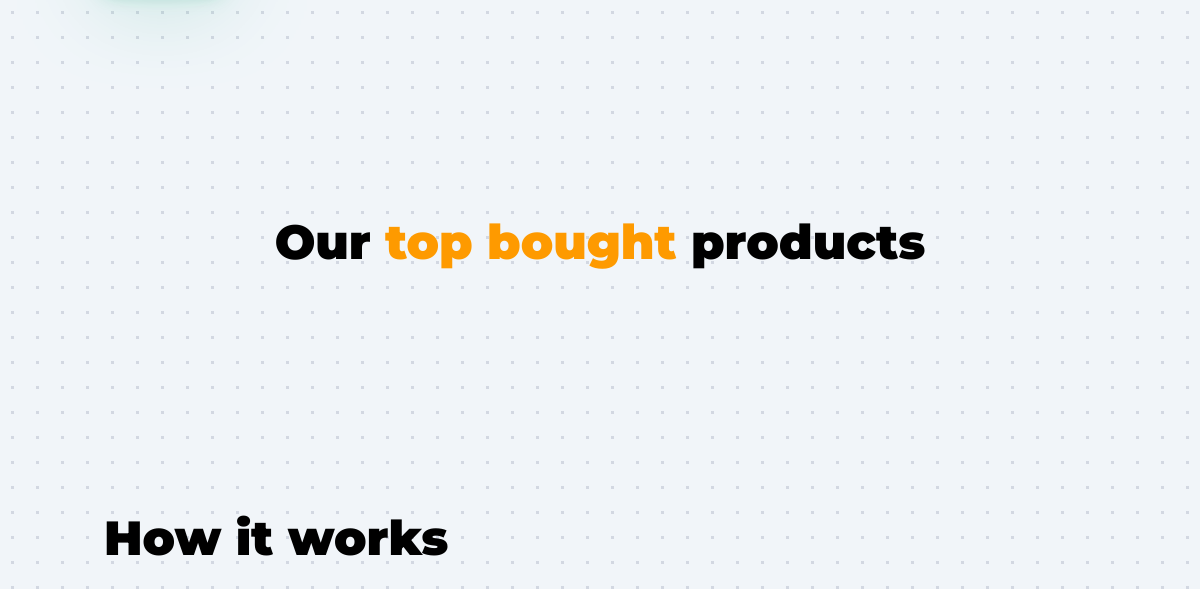
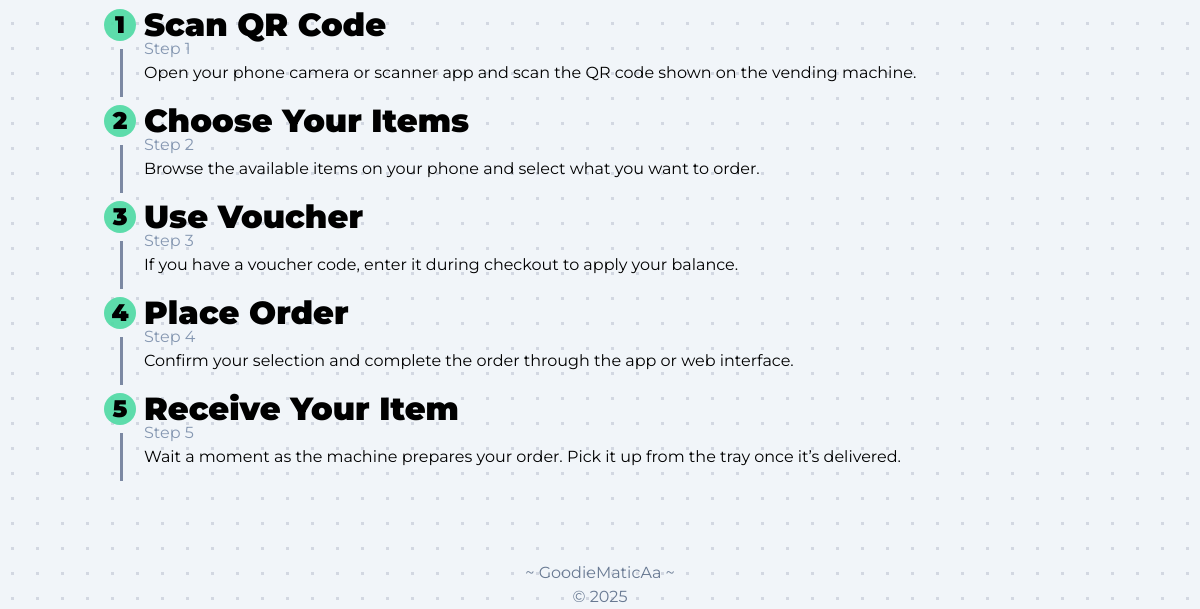
/ (lower part), run on an earlier commit of the app's database (2 pictures, top to bottom).
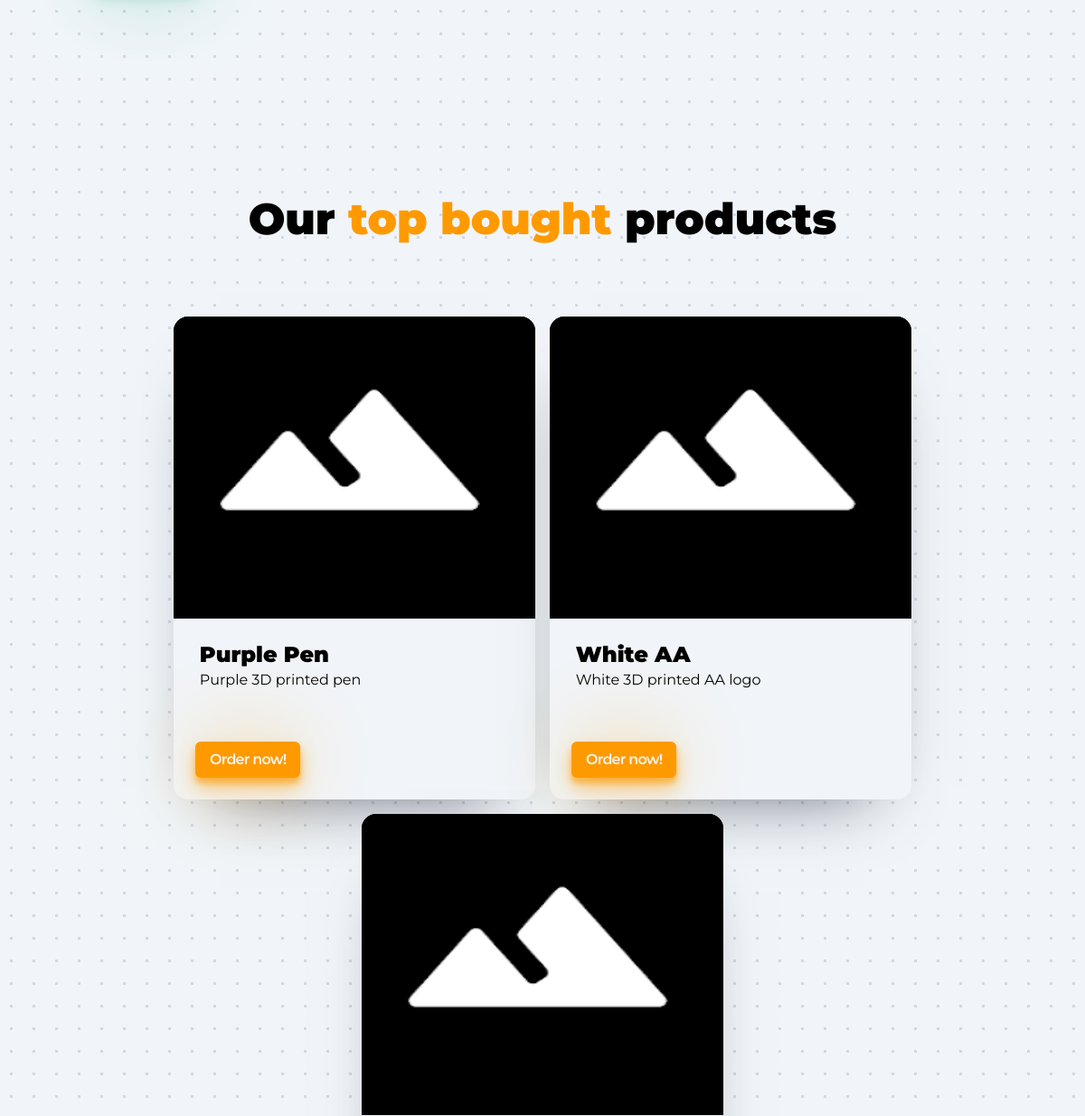
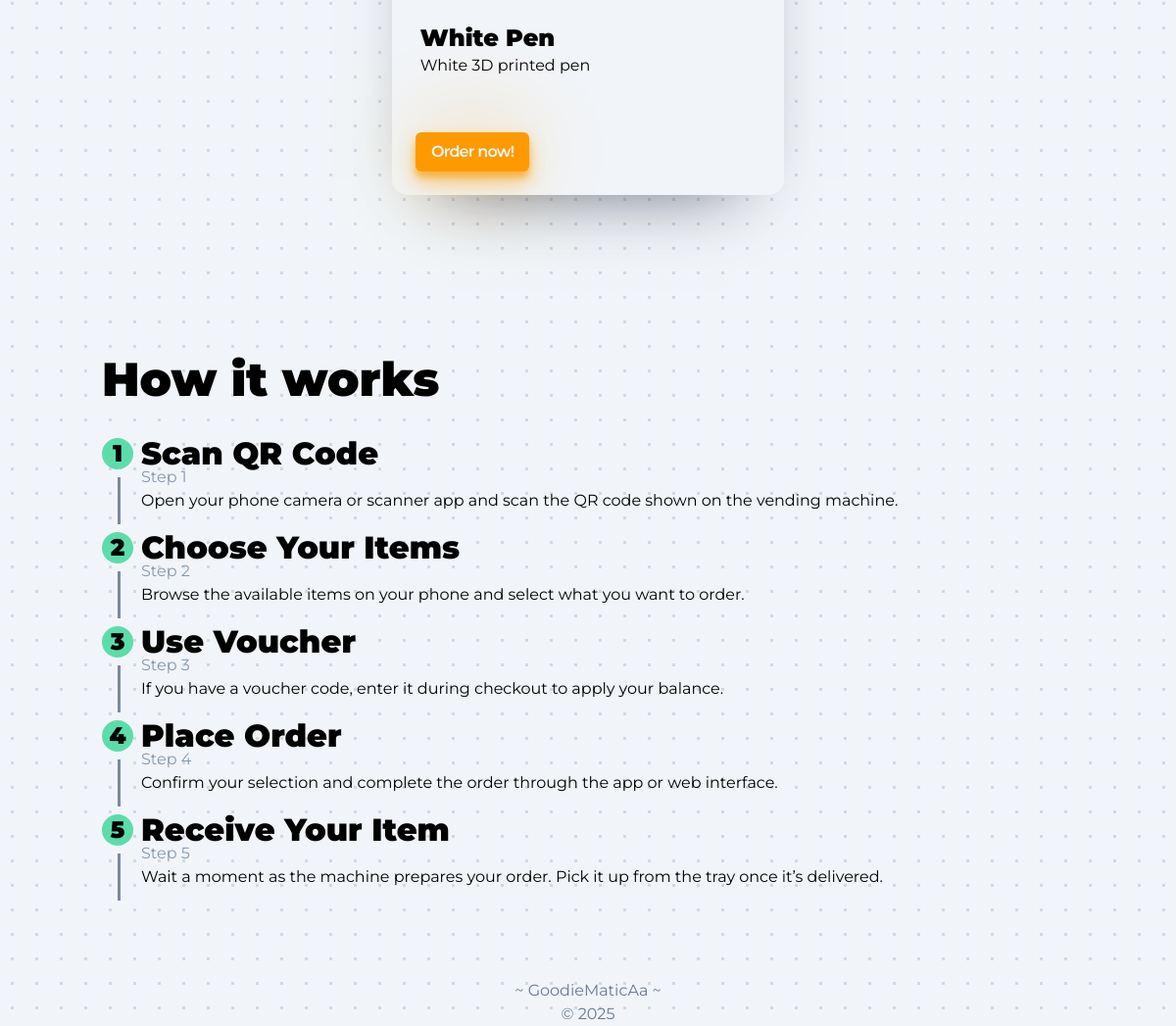
And on a later commit of the database (2 pictures, top to bottom).
### tables this page shows
CREATE TABLE `product` (
  `id` int NOT NULL,
  `name` varchar(255) NOT NULL,
  `description` varchar(255) NOT NULL,
  `position` int NOT NULL,
  `orderCount` int NOT NULL,
  `img` varchar(255) NOT NULL,
  `productSet` int NOT NULL,
  `categoryId` int NOT NULL
);

### inc/php/dbconnect.php (called while the page is built, shortened)
<?php
function connectDB()
{
    $mysqli = new mysqli("localhost", "root", "", "goodiematicaa");
    return $mysqli;
}
function getTopProducts() {
    $mysqli = connectDB();
    $sql = "SELECT * FROM product ORDER BY orderCount DESC LIMIT 3";
    $result = $mysqli->query($sql);
    $topProducts = [];
    while ($row = $result->fetch_assoc()) {
        $topProducts[] = $row;
    }
    return $topProducts;
}

### index.php (the view, shortened to what this page needs)
<?php
include 'inc/php/functions.php';
include 'inc/php/dbconnect.php';
$products = getTopProducts();
head("Homepage");
headerFunc();
?>
<main class="container">
    <div class="hero">
    </div>
    <div class="top">
        <div>
            <h1 class="topTitle">Our <span class="titlePrimary">top bought</span> products</h2>
        </div>
        <div class="topCardWrapper">
            <?php
            foreach ($products as $product) {
                ?>
                <div class="topCard cardShadow">
                    <img src="<?php echo $product['img']; ?>" class="topCardImg" alt="Image of product">
                    <div class="topCardInfo">
                        <h2 class="topCardTitle"><?php echo $product['name']; ?></h2>
                        <p class="topCartText"><?php echo $product['description']; ?></p>
                        <button class="btnPrimary topCardButton">Order now!</button>
                    </div>
                </div>
                <?php
            }
            ?>
        </div>
    </div>
    <div class="timeline">
        <h1 class="timelineTitle">How it works</h1>
        <div class="timelineTileWrapper">
            <div class="timelineIcon">
                <span class="timelineIconText">1</span>
            </div>
            <div class="timelineTile">
                <div class="timelineTileContent">
                    <h2 class="timelineTileTitle">Scan QR Code</h2>
                    <span class="timelineSubtitle">Step 1</span>
                    <p class="timelineInfo">Open your phone camera or scanner app and scan the QR code shown on the
                        vending machine.</p>
                </div>
                <div class="timelinePath"></div>
            </div>
            <div class="timelineIcon">
                <span class="timelineIconText">2</span>
            </div>
            <div class="timelineTile">
                <div class="timelineTileContent">
                    <h2 class="timelineTileTitle">Choose Your Items</h2>
                    <span class="timelineSubtitle">Step 2</span>
                    <p class="timelineInfo">Browse the available items on your phone and select what you want to order.
                    </p>
                </div>
                <div class="timelinePath"></div>
            </div>
            <div class="timelineIcon">
                <span class="timelineIconText">3</span>
            </div>
            <div class="timelineTile">
                <div class="timelineTileContent">
                    <h2 class="timelineTileTitle">Use Voucher</h2>
                    <span class="timelineSubtitle">Step 3</span>
                    <p class="timelineInfo">If you have a voucher code, enter it during checkout to apply your balance.
                    </p>
                </div>
                <div class="timelinePath"></div>
            </div>
            <div class="timelineIcon">
                <span class="timelineIconText">4</span>
            </div>
            <div class="timelineTile">
                <div class="timelineTileContent">
                    <h2 class="timelineTileTitle">Place Order</h2>
                    <span class="timelineSubtitle">Step 4</span>
                    <p class="timelineInfo">Confirm your selection and complete the order through the app or web
                        interface.</p>
                </div>
                <div class="timelinePath"></div>
            </div>
            <div class="timelineIcon">
                <span class="timelineIconText">5</span>
            </div>
            <div class="timelineTile">
                <div class="timelineTileContent">
                    <h2 class="timelineTileTitle">Receive Your Item</h2>
                    <span class="timelineSubtitle">Step 5</span>
                    <p class="timelineInfo">Wait a moment as the machine prepares your order. Pick it up from the tray
                        once it’s delivered.</p>
                </div>
                <div class="timelinePath"></div>
            </div>
        </div>
    </div>
</main>
<?php
footerFunc();
?>

### inc/php/functions.php (shortened to what this page needs)
<?php
function head($page)
{
    ?>
    <!DOCTYPE html>
    <html lang="en">
    <head>
        <link rel="stylesheet" href="style/utils.css">
    </head>
    <?php
}
function headerFunc()
{
    ?>
    <body>
        <?php
}
function footerFunc()
{
    ?>
        <footer class="footer">
            <p>~ GoodieMaticAa ~</p>
            <p>&copy; 2025</p>
        </footer>
    </body>
    <?php
}
    ?>

### style/utils.css (style rules this page uses)
.btnPrimary { display: flex; justify-content: space-between; align-items: center; gap: 0.5rem; font-weight: 600; text-decoration: none; letter-spacing: -0.05em; background-color: var(--primary); color: var(--white); padding: 0.5em 1em; border-radius: 6px; border: none; outline: none; cursor: pointer; box-shadow: 0 10px 20px oklch(from var(--primary) l c h / calc(alpha - 0.5)), 0 6px 6px oklch(from var(--primary) l c h / calc(alpha - 0.5)), 0 0 100px -10px var(--primary); transition: 0.3s ease; }
.titlePrimary { color: var(--primary); }
.cardShadow { box-shadow: 0px 35px 75px -50px oklch(from var(--black) l c h / calc(alpha - 0.25)); }
.container { width: 100%; box-sizing: border-box; padding-left: 1em; padding-right: 1em; margin-left: auto; margin-right: auto; }
@media (min-width: 475px) { .container { width: 475px; } }
@media (min-width: 640px) { .container { width: 640px; } }
@media (min-width: 768px) { .container { width: 768px; } }
@media (min-width: 1024px) { .container { width: 1024px; } }

### style/style.css (style rules this page uses)
:root { --black: oklch(12.9% 0.042 264.695); --black-soft: oklch(37.2% 0.044 257.287); --white: oklch(96.8% 0.007 247.896); --white-soft: oklch(70.4% 0.04 256.788); --background: oklch(96.8% 0.007 247.896); --primary: oklch(76.9% 0.188 70.08); --secondary: oklch(59.6% 0.145 163.225); --accent: oklch(20.8% 0.042 265.755); --success: oklch(72.3% 0.219 149.579); --warning: oklch(76.9% 0.188 70.08); --error: oklch(58.6% 0.253 17.585); --info: oklch(68.5% 0.169 237.323); }
* { margin: 0; line-height: calc(1em + 0.5rem); box-sizing: border-box; color: var(--text); font-family: montserrat, sans-serif; }
html { scroll-behavior: smooth; }
body { overflow-x: hidden; background-color: var(--background); background-image: radial-gradient( oklch(0.88 0.0148 264.49) 1.5px, transparent 1.5px ); background-attachment: fixed; background-size: 25px 25px; color: var(--text); }
img, picture, video, canvas { display: block; max-width: 100%; user-select: none; -webkit-user-drag: none; user-select: none; -moz-user-select: none; -webkit-user-select: none; -ms-user-select: none; }
button { display: inline-block; padding: 0; border: none; background: none; cursor: pointer; color: var(--text); }

### style/components/footer.css (style rules this page uses)
.footer { text-align: center; color: oklch(from var(--black-soft) calc(l + 0.2) c h); }

### style/components/homepage.css (style rules this page uses)
.hero { margin-top: 5em; display: flex; flex-direction: column; justify-content: start; align-items: center; text-align: center; gap: 5em; min-height: 85dvh; }
@media (min-width: 768px) { .hero { display: flex; justify-content: space-between; flex-direction: row; align-items: start; text-align: start; gap: 0; } }

### style/components/top.css (style rules this page uses)
.top { margin-bottom: 10em; }
.topTitle { text-align: center; font-size: 3rem; font-weight: 900; padding-bottom: 1em; }
.topCardWrapper { display: flex; flex-wrap: wrap; justify-content: center; align-items: center; gap: 1em; }
.topCard { width: 25em; aspect-ratio: 3/4; background: var(--white); border-radius: 1em; position: relative; transition: 0.3s ease-out; }
.topCardInfo { padding: 1.5em 1.8em; }
.topCardTitle { font-size: 1.25rem; font-weight: 900; }
.topCardImg { width: 100%; aspect-ratio: 6/5; border-radius: 1em 1em 0em 0em; background: var(--black); }
.topCardButton { position: absolute; bottom: 1.5em; left: 1.5em; }
@media (min-width: 1024px) { .topCardTitle { font-size: 1.5rem; } }

### style/components/timeline.css (style rules this page uses)
.timeline { margin-bottom: 5em; }
.timelineTitle { font-size: 3rem; font-weight: 900; }
.timelineTileWrapper { display: flex; flex-direction: column; gap: 0.5em; position: relative; margin-left: 2em; }
.timelineTile { position: relative; margin-bottom: -2em; }
.timelinePath { position: absolute; left: -1em; top: 0; width: 3px; height: calc(100% - 2em); background: oklch(from var(--black) calc(l + 0.5 ) c h / alpha); }
.timelineIcon { width: 2em; height: 2em; padding: 0.25em; border-radius: 1em; transform: translateX(-2em); background: oklch(from var(--secondary) calc(l + 0.2 ) c h / calc(alpha - 0.1)); display: flex; justify-content: center; align-items: center; }
.timelineTileContent { transform: translate(0.5em, -2.75em); }
.timelineTileTitle { font-size: 2rem; font-weight: 900; margin-bottom: -0.25em; }
.timelineSubtitle { color: oklch(from var(--black-soft) calc(l + 0.3 ) c h); }
.timelineIconText { font-size: 1.5rem; font-weight: 900; }

What changed in the data, as far as the page shows it:
added product: img (placeholder picture), name "Purple Pen", description "Purple 3D printed pen"
added product: img (placeholder picture), name "White AA", description "White 3D printed AA logo"
added product: img (placeholder picture), name "White Pen", description "White 3D printed pen"
